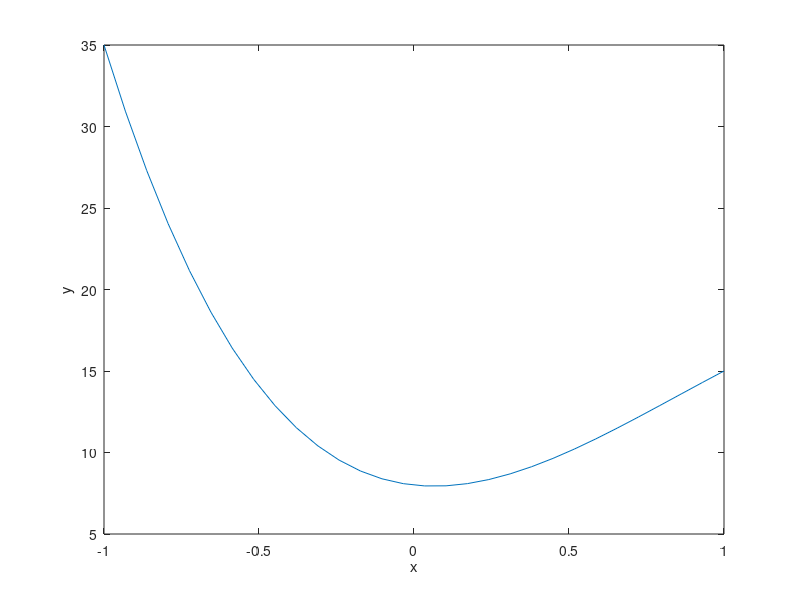
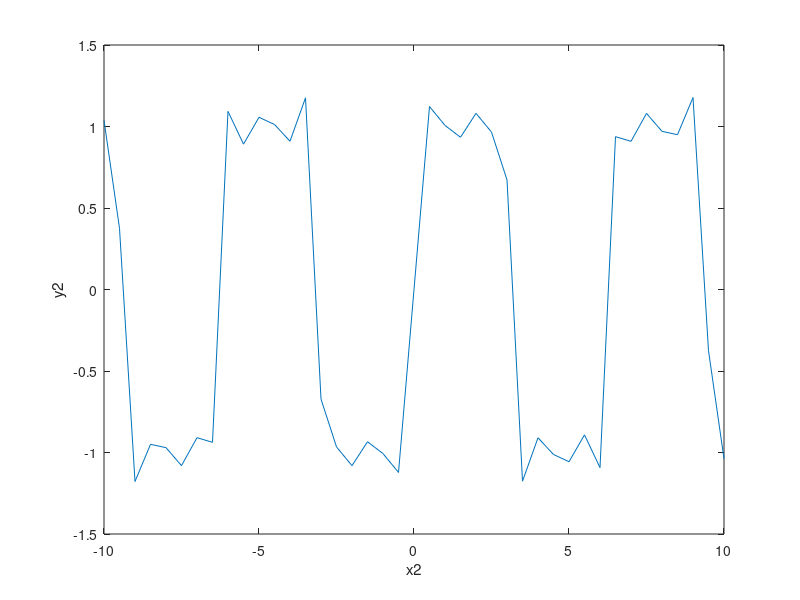

Here is the MATLAB script that generated these plots, in order:
clear all;clc;close all; %format long

%(1)練習pages 26-27的範例2.2 矩陣運算。

A=[1 2
    3 4]
B=[5,6
   7,8];
C=3

%C=zeros(2,2)
%創造一個元素皆為0的2*2矩陣
%C(1,1)=A(1,1)*B(1,1)+A(1,2)*B(2,1)
%在矩陣中(1,1)的位置定義其數值

count1=A+B
count2=A-B
count3=A*B
count4=A/B
count5=A^C
count6=C*A
count7=A/C
count8=A.*B
count9=A./B
count10=A.^C
count11=A'
count12=B'
count13=(A*B)'
count14=B'*A'

%(2)練習page32的範例2.5多項式的函數計算與作圖(特徵是平滑曲線)。
x=linspace(-1,1,30);
p=[1,-8,16,-2,8];
y=polyval(p,x);

figure,plot(x,y);
xlabel('x');
ylabel('y');

%(3)練習page34的範例2.7無限級數的函數計算與作圖觀察結果得知所發生的現象。

y2=0;
x2=-10:0.5:10;
%x2=linspace(-10,10,1000);
%在-10到10之中切出1000點

for i=1:2:7
    
    y2=y2+(4./pi).*sin(i.*x2)./i;  % (+sin(3.*x2)./3+...)項數
    %無限級數的函數運算
end



figure,plot(x2,y2);
xlabel('x2');
ylabel('y2');
%依圖表結果推估為無限循環之迴圈
